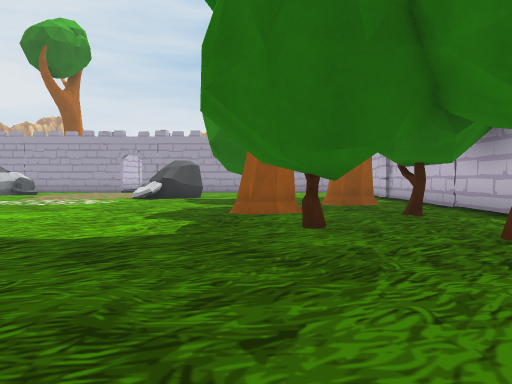
view 1 (above)

23 first-person views from a walk through a Unity game level. The camera is 1.3 m above the floor, tilts 2° down and sees 70° across. The floor is counted in squares, 2 m on a side. Each view is taken from the middle of a square. On the plan, view 1 faces up. The plan holds only what a view shows up to about 11 squares ahead; the rest is blank. The place goes on beyond the plan. The player is left out. Door leaves are left out, so doorways stand open.

view 2
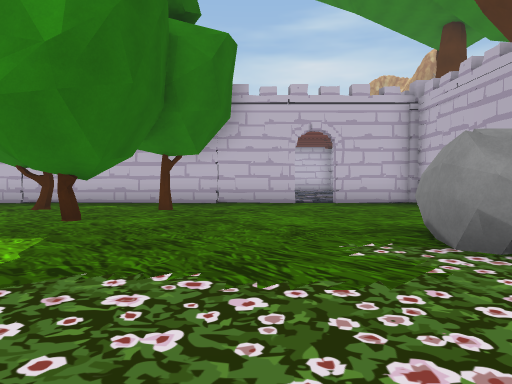

view 3
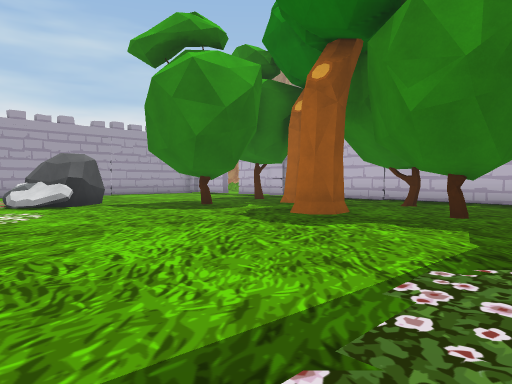

view 4
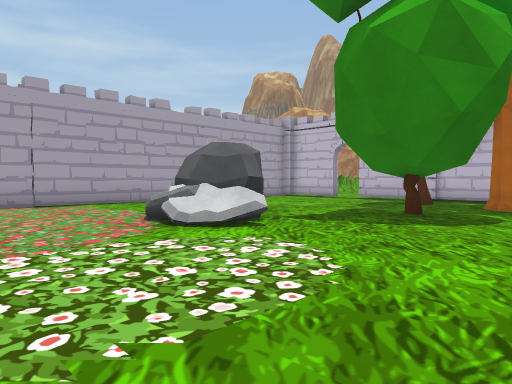

view 5
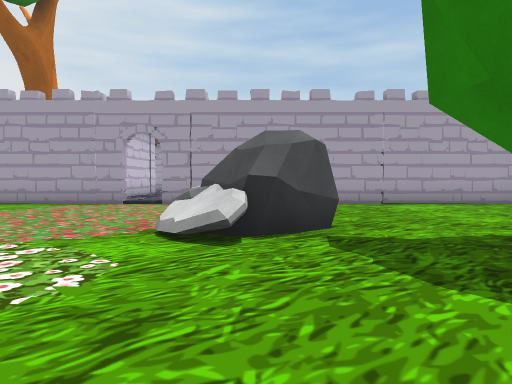

view 6
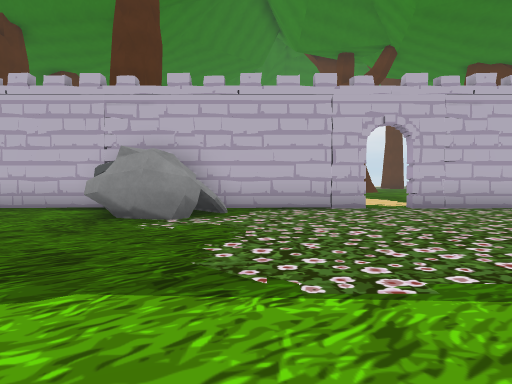

view 7
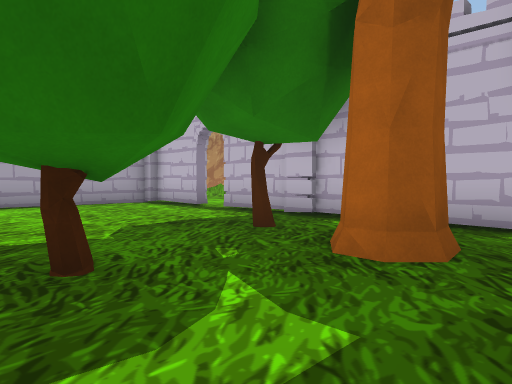

view 8
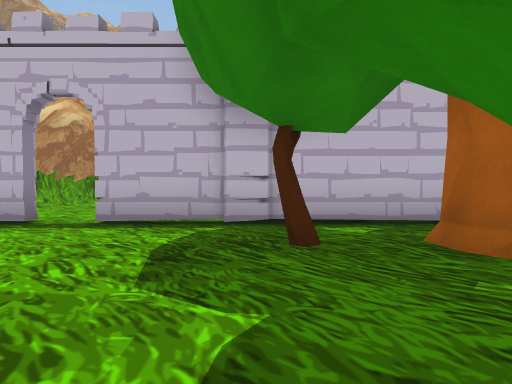

view 9
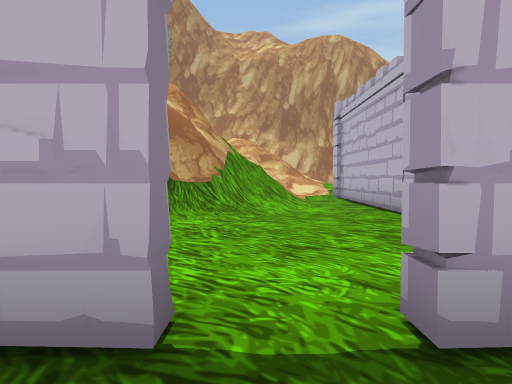

view 10
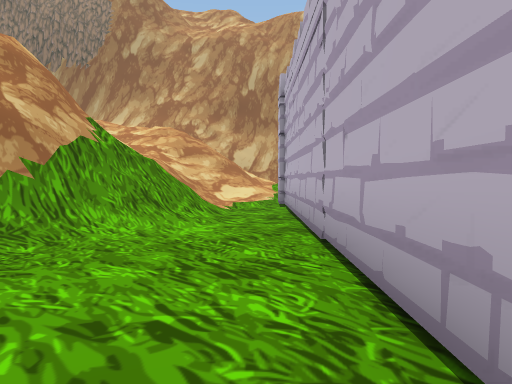

view 11
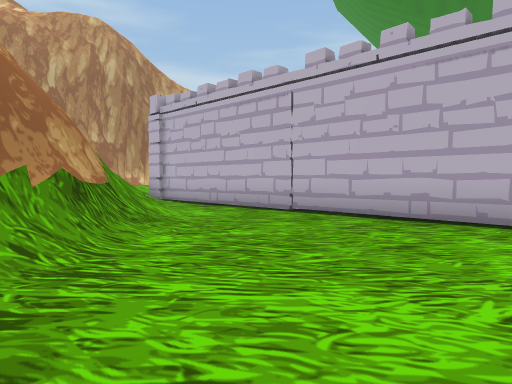

view 12
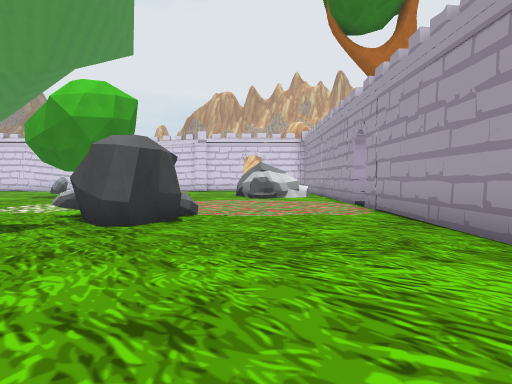

view 13
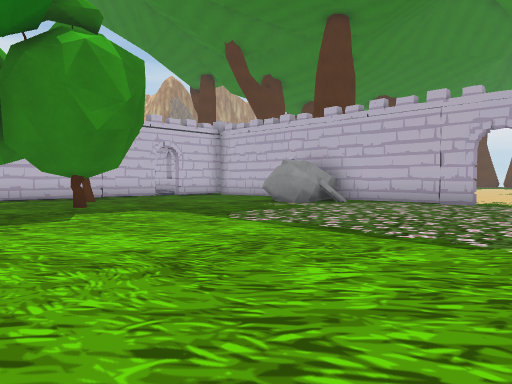

view 14
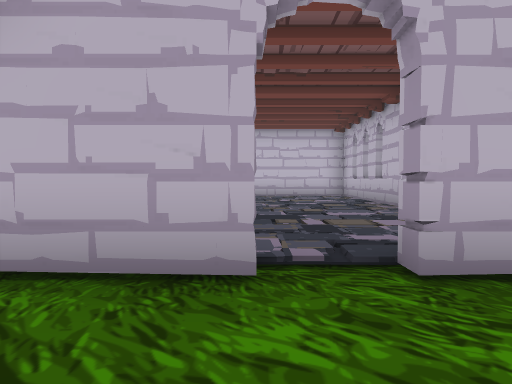

view 15
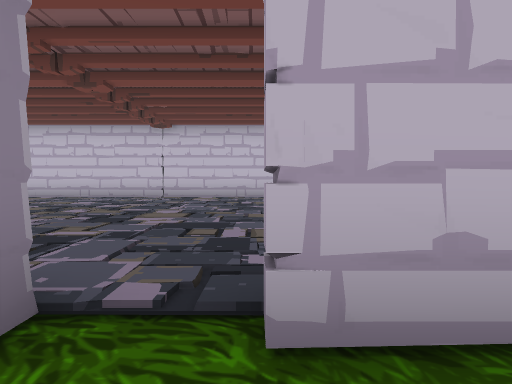

view 16
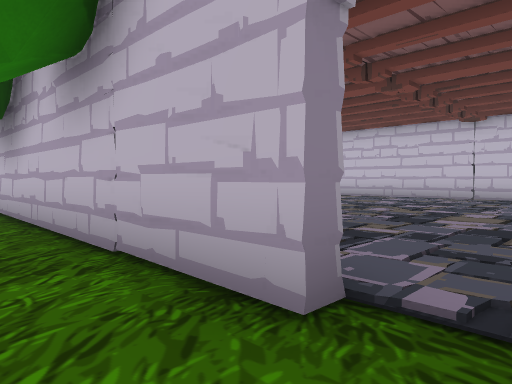

view 17
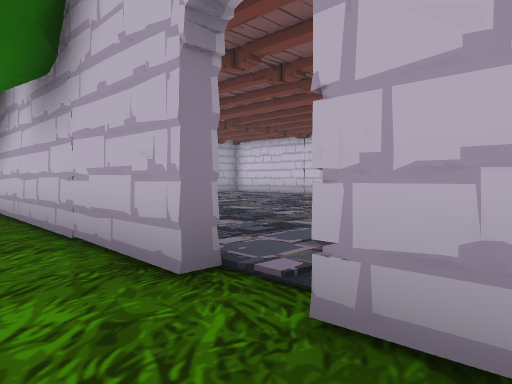

view 18
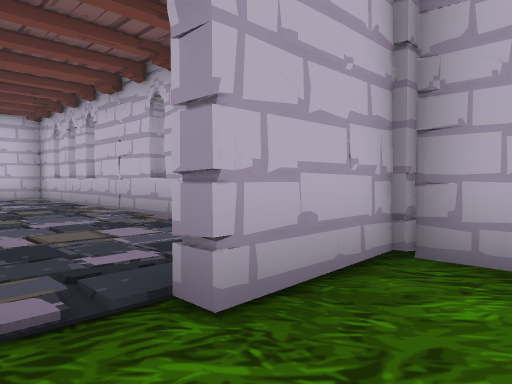

view 19
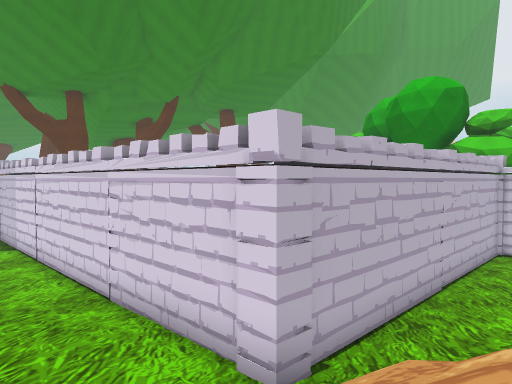

view 20
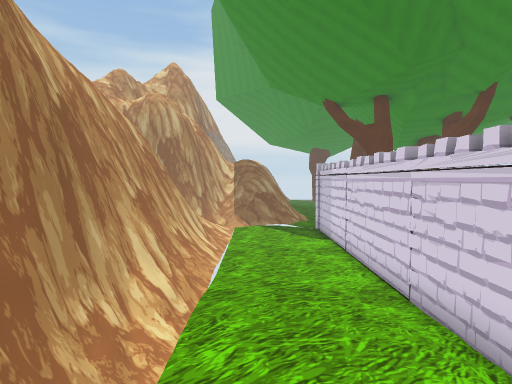

view 21
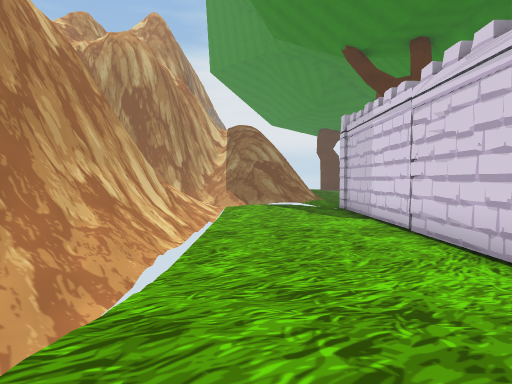

view 22
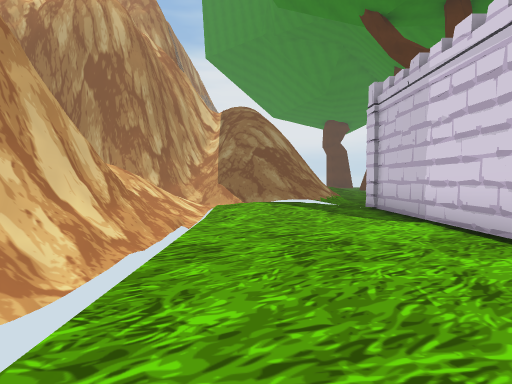

view 23
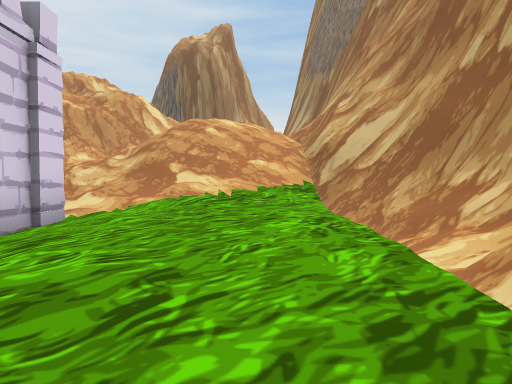

### Floor plan
Key: @ floor where view 1 was taken; # wall or solid block; x gap in a wall; . main floor; : floor 0.25 m higher than the main floor; + floor 0.5 m higher than the main floor; * floor 0.75 m higher than the main floor; / step, stairs or slope; D open door; = window, fence, low wall or low ledge; T tree; R rock; O other object.
Columns run from 8 left of view 1 to 22 right of it. Each row starts with its distance up from view 1.
 18 ##D##########.../#    #=   =#
 17 ............#.../######=// /#
 16 ............#..../####//////#
 15 ............D.....//=//////=#
 14 ....RR......#......////////=#
 13  ...RRR.....#........./////=#
 12   ...R......############///##
 11  .......#...#          #/**/##
 10  .........###          #/**/##
  9 ..........T.#          #/+//##
  8 ............#          #////##
  7 ........T..##     .:   #:///##
  6 ............#    .:::..#.../##
  5 .........#..#   :.::::.#.../##
  4  ..........##  :::.::::#.../##
  3  ...........# .::.:.::.#.../#
  2  ...........# ::::.::::#.../#
  1  ...........Dx::..:::..#...//
  0  .....RR@...D#:::.::::.#...//
 -1 ......RRR...##::::.::::#.:://
 -2 ##D####  ####   ########:::/
 -3  ...                   //=##/##
 -4  ...                   /=#####
 -5
 -6              OOO

Where each view was taken, in squares from view 1:
view 1: 0 up, 0 right, facing up
view 2: 2 up, 5 left, facing right
view 3: 3 up, 6 left, facing up-right
view 4: 8 up, 7 left, facing up-right
view 5: 8 up, 3 left, facing up
view 6: 6 up, 3 left, facing down
view 7: 8 up, 1 left, facing up-right
view 8: 12 up, 1 left, facing right
view 9: 15 up, 3 right, facing right
view 10: 13 up, 6 right, facing right
view 11: 18 up, 5 right, facing down-right
view 12: 15 up, 3 right, facing left
view 13: 8 up, 8 left, facing down-right
view 14: 1 up, 2 right, facing right
view 15: 0 up, 3 right, facing right
view 16: 0 up, 3 right, facing up-right
view 17: 1 down, 3 right, facing up-right
view 18: 1 up, 3 right, facing down-right
view 19: 15 up, 18 right, facing down-left
view 20: 15 up, 18 right, facing down
view 21: 10 up, 18 right, facing down
view 22: 7 up, 18 right, facing down
view 23: 7 up, 18 right, facing up
